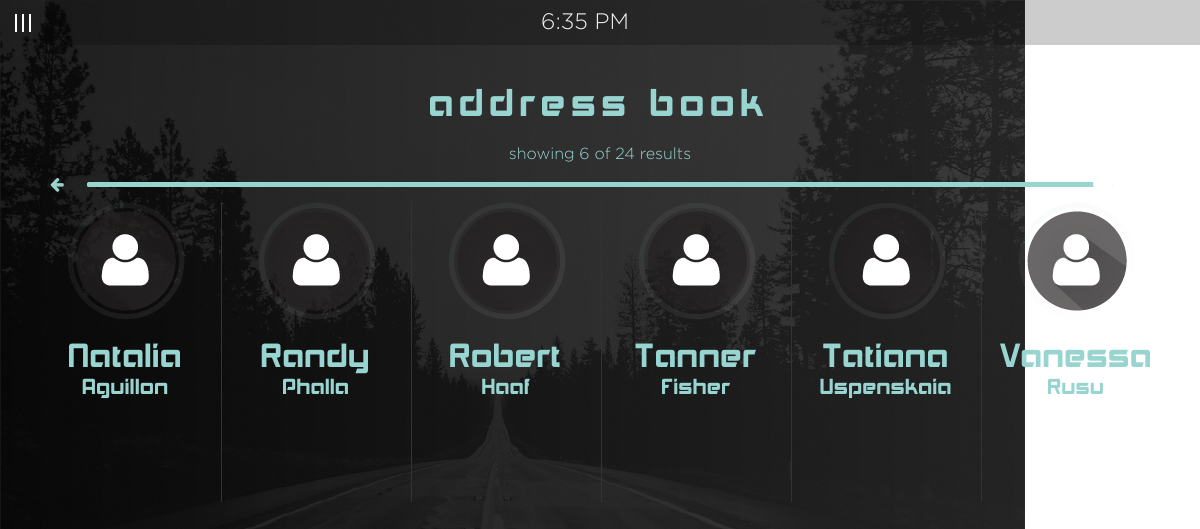
The app's page /index.php/dashboard/contacts/18 with its own data.
### tables this page shows
CREATE TABLE tbl_contacts (
  contacts_id smallint(4) unsigned NOT NULL,
  contacts_fname varchar(150) NOT NULL,
  contacts_lname varchar(150) NOT NULL,
  contacts_img varchar(150) NOT NULL DEFAULT 'user-icon.png'
);

### index.php (called while the page is built, shortened)
<?php
require_once BASEPATH.'core/CodeIgniter.php';

### application/models/Dash_model.php (called while the page is built, shortened)
<?php
class Dash_model extends CI_Model {
	public function contacts($q,$limit, $offset){
		$this->db->order_by('contacts_fname');
		$sql = $this->db->get('tbl_contacts', $limit, $offset);
		return $sql->result_array();
	}
}

### application/views/phoneCenter/contacts.php (the view)
<div id="topClock" class="text-center"></div>
<div id="container">
	<a href="<?php echo base_url()."index.php/dashboard/phone";?>"><img class="close" src="<?php echo base_url()."images/close_icon.png";?>"></a>
	<h2 id="addressbook" class="text-center userhead">address book</h2>
	<p class="text-center totalContact">showing <span id="showing">6</span> of <span id="total">24</span> results</p>
	<?php echo $this->pagination->create_links();?>
    <input id="resultSlider" type="range" min="1" value="1" max="4">
    <ul id="contactList" class="small-block-grid-6 columns contacts">
        <?php foreach($contacts as $contact):?>
    		<li><img class="navPic" src="<?php echo base_url().'images/'.$contact['contacts_img'];?>"><h2 class="contactName"><?php echo $contact['contacts_fname'];?></h2><p class="contactName"><?php echo $contact['contacts_lname'];?></p></li>
        <?php endforeach;?>
    </ul>
</div>

### css/main.css (style rules this page uses)
body { background: url('../images/background.png') no-repeat; }
h2 { color: #f1f1f2; }
p, a { color: #98d5d1; margin-bottom: 0; font-family: 'Gotham'; }
.userhead, .profile, h2.navOption { font-family: 'akashiregular'; color: #98d5d1; letter-spacing: 5px; }
.profPic, .navPic { display: block; margin: 0 auto; }
#topClock { width: 100%; height: 45px; background-color: rgba(255,255,255,0.5); margin-left: 45px; padding-top: 5px; padding-right: 120px; background-color: rgba(0,0,0,0.2); font-size: 1.4em; color: #f1f1f2; font-family: 'Gotham'; font-weight: 100; }
.contacts { width: 100%; margin-left: 1px; }
.contacts li { border-left: 1px solid #333333; height: 100%; }
.contacts li:first-child { border:none; }
.contactName { font-family: 'akashiregular'; color: #98d5d1; text-align: center; padding: 0; }
#addressbook { margin: 0 0 16px; padding: 8px; height: 50px; line-height: 1.12em; }
#contactList { height: 300px; }
#resultSlider { -webkit-appearance: none; display: block; margin: 15px auto; width: 90%; border-radius: 10px; }
h2.contactName { font-size: 2em; margin: 0; padding-top: 20px; line-height: 1em; }
p.contactName { font-size: 1.3em; padding-top: 5px; line-height: 1em; }
.close { width: 60px; position: absolute; right: 50px; top: 80px; z-index: 99; }
#container { margin: 0 auto; width: 95%; margin-top: 30px; height: 100px; }

### records on screen
tbl_contacts: contacts_img (picture), contacts_fname "Natalia", contacts_lname "Aguillon"
tbl_contacts: contacts_img (picture), contacts_fname "Randy", contacts_lname "Phalla"
tbl_contacts: contacts_img (picture), contacts_fname "Robert", contacts_lname "Haaf"
tbl_contacts: contacts_img (picture), contacts_fname "Tanner", contacts_lname "Fisher"
tbl_contacts: contacts_img (picture), contacts_fname "Tatiana", contacts_lname "Uspenskaia"
tbl_contacts: contacts_img (picture), contacts_fname "Vanessa", contacts_lname "Rusu"
